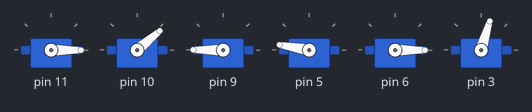
The sketch below on a simulated Arduino Uno, built with avr-gcc and run on an emulated ATmega328P. Parts: 6 × servo.

Above: at 0.1 s.
At 8.3 s:
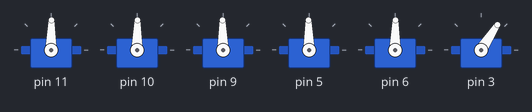
At 12.76 s:
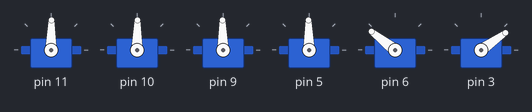
At 22.43 s:
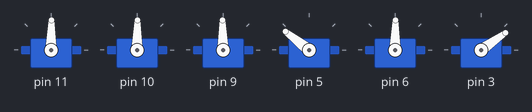
At 30.47 s:
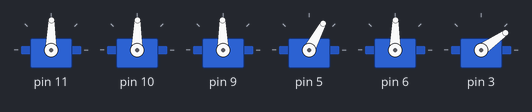
At 39.54 s:
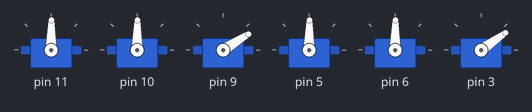
Timing chart, 0 to 40.0 s (numbered marks = the images above):
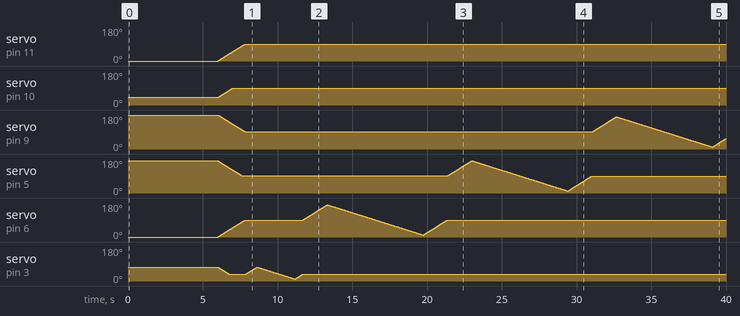

The sketch:

Ejercicio2.ino
```cpp
/*
  simpleMovements.ino

 The simpleMovements sketch shows how to move each servo motor of the Braccio

 Created on 18 Nov 2015
 by Andrea Martino

 This example is in the public domain.
 */

#include <Braccio.h>
#include <Servo.h>

Servo base;
Servo shoulder;
Servo elbow;
Servo wrist_rot;
Servo wrist_ver;
Servo gripper;

void setup() {
  //Initialization functions and set up the initial position for Braccio
  //All the servo motors will be positioned in the "safety" position:
  //Base (M1):90 degrees
  //Shoulder (M2): 45 degrees
  //Elbow (M3): 180 degrees
  //Wrist vertical (M4): 180 degrees
  //Wrist rotation (M5): 90 degrees
  //gripper (M6): 10 degrees
  Braccio.begin();
  Braccio.ServoMovement(20,           90,  90, 90, 90, 90,  36);
}

void loop() {
   /*
   Step Delay: a milliseconds delay between the movement of each servo.  Allowed values from 10 to 30 msec.
   M1=base degrees. Allowed values from 0 to 180 degrees
   M2=shoulder degrees. Allowed values from 15 to 165 degrees
   M3=elbow degrees. Allowed values from 0 to 180 degrees
   M4=wrist vertical degrees. Allowed values from 0 to 180 degrees
   M5=wrist rotation degrees. Allowed values from 0 to 180 degrees
   M6=gripper degrees. Allowed values from 10 to 73 degrees. 10: the tongue is open, 73: the gripper is closed.
  */

  // PINZA

                       //(step delay, M1, M2, M3, M4, M5, M6);
  Braccio.ServoMovement(20,           90,  90, 90, 90, 90,  36);

  mover_pinza();
  Braccio.ServoMovement(20,           90,  90, 90, 90, 90,  36);

  rotar_muneca();
  Braccio.ServoMovement(20,           90,  90, 90, 90, 90,  36);

  vertical_muneca();
  Braccio.ServoMovement(20,           90,  90, 90, 90, 90,  36);

  mover_codo();
  Braccio.ServoMovement(20,           90,  90, 90, 90, 90,  36);

  mover_hombro();
  Braccio.ServoMovement(20,           90,  90, 90, 90, 90,  36);

  mover_base();
  Braccio.ServoMovement(20,           90,  90, 90, 90, 90,  36);

  // //Wait 1 second
  delay(5000);
}

//M6
void mover_pinza() {
  for (int i=73; i>=10; i--) {
    Braccio.ServoMovement(20,           90,  90, 90, 90, 90,  i);
  }
}

//M5
void rotar_muneca() {
  for (int i=170; i>=10; i--) {
    Braccio.ServoMovement(20,           90,  90, 90, 90, i,  36);
  }
}

//M4
void vertical_muneca() {
  for (int i=170; i>=10; i--) {
    Braccio.ServoMovement(20,           90,  90, 90, i, 90,  36);
  }
}

//M3
void mover_codo() {
  for (int i=170; i>=10; i--) {
    Braccio.ServoMovement(20,           90,  90, i, 90, 90,  36);
  }
}

//M2
void mover_hombro() {
  for (int i=155; i>=25; i--) {
    Braccio.ServoMovement(20,           90,  i, 90, 90, 90,  36);
  }
}

//M1
void mover_base() {
  for (int i=170; i>=10; i--) {
    Braccio.ServoMovement(20,           i,  90, 90, 90, 90,  36);
  }
}
```
